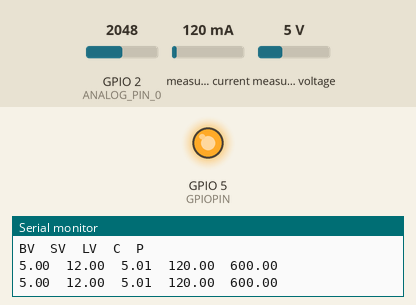
Recording of a sketch running on a simulated ESP32. Shown: output pins drawn as LEDs (lit = HIGH), the last lines printed to the serial monitor. The test bench sets the inputs (shaded band); at power-on: GPIO 2 (ANALOG_PIN_0) = 2048, measured current 120 mA, measured voltage 5 V.

Above: at 1.2 s.
1.3 s: GPIO 2 (ANALOG_PIN_0) set to 491
At 2.3 s:
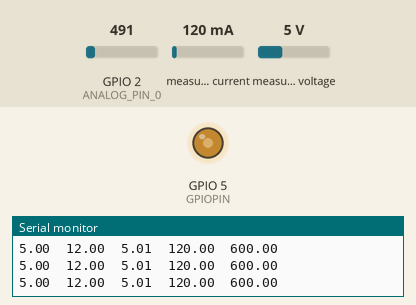
3.5 s: GPIO 2 (ANALOG_PIN_0) set to 0
At 4.4 s:
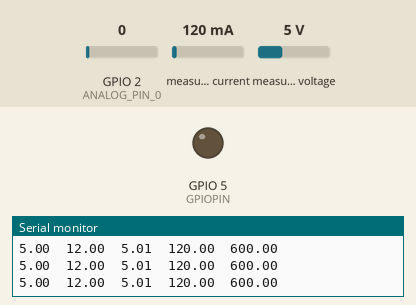
5.5 s: GPIO 2 (ANALOG_PIN_0) set to 1228
At 6.5 s:
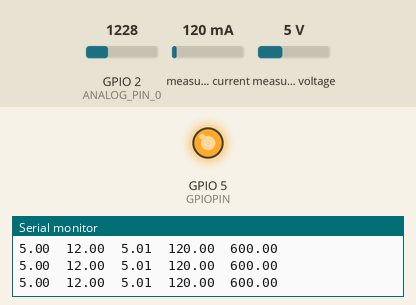
Timing chart, 0 to 8.5 s (numbered marks = the images above; inputs shaded):
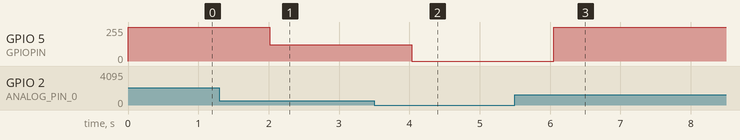

Measured:
- after the input at 1.3 s, GPIO 5 (GPIOPIN): 255/255 → 122/255 after 0.72 s
- after the input at 3.5 s, GPIO 5 (GPIOPIN): 122/255 → 0/255 after 0.53 s
- after the input at 5.5 s, GPIO 5 (GPIOPIN): 0/255 → 255/255 after 0.55 s

The sketch:

Acionamento_BLDC.ino
```cpp
#include "Wire.h"
#include "Adafruit_INA219.h"

Adafruit_INA219 ina219;

int PWM_FREQUENCY = 20000;
int PWM_CHANNEL = 0;
int PWM_RESOLUTION = 10;
int GPIOPIN = 5;
int dutyCycle = 127;
// int A = 21;
// int B = 22;
// int C = 23;
int ANALOG_PIN_0 = 2;
int analog_value;
int alto = 15;

//para o adc
int potValue = 0;


void setup()
{
  // Open serial communications and wait for port to open:
  Serial.begin(9600);
  while (!Serial) {
    ; // wait for serial port to connect. Needed for native USB port only
  }

  if (! ina219.begin()) {
    Serial.println("Failed to find INA219 chip");
    while (1) { delay(10); }
  }
analog_value = 0;
pinMode(GPIOPIN,OUTPUT);
ledcSetup(PWM_CHANNEL, PWM_FREQUENCY, PWM_RESOLUTION);
ledcAttachPin(GPIOPIN, PWM_CHANNEL);
Serial.print("BV"); Serial.print("\t"); // Bus Voltage
Serial.print("SV"); Serial.print("\t"); // Shunt Voltage
Serial.print("LV"); Serial.print("\t"); // Load Voltage
Serial.print("C"); Serial.print("\t");  // Current
Serial.println("P");  // Power


ledcWrite(PWM_CHANNEL, dutyCycle);
// pinMode(A,INPUT);
// pinMode(B,INPUT);
// pinMode(C,INPUT);

}

void loop() {

digitalWrite(alto, HIGH);
analog_value = analogRead(ANALOG_PIN_0);
dutyCycle = map(analog_value, 0, 255, 0, 255);


ledcWrite(PWM_CHANNEL, dutyCycle);

// int SA = digitalRead(A);
// int SB = digitalRead(B);
// int SC = digitalRead(C);

float shuntvoltage = 0;
float busvoltage = 0;
float current_mA = 0;
float loadvoltage = 0;
float power_mW = 0;

shuntvoltage = ina219.getShuntVoltage_mV();
busvoltage = ina219.getBusVoltage_V();
current_mA = ina219.getCurrent_mA();
power_mW = ina219.getPower_mW();
loadvoltage = busvoltage + (shuntvoltage / 1000);

Serial.print(busvoltage); Serial.print("\t");
Serial.print(shuntvoltage); Serial.print("\t");
Serial.print(loadvoltage); Serial.print("\t");
Serial.print(current_mA); Serial.print("\t");
Serial.println(power_mW);
delay(1000);

//Serial.print(SA);
//Serial.print(SB);
//Serial.print(SC);
Serial.println("");

}
```
